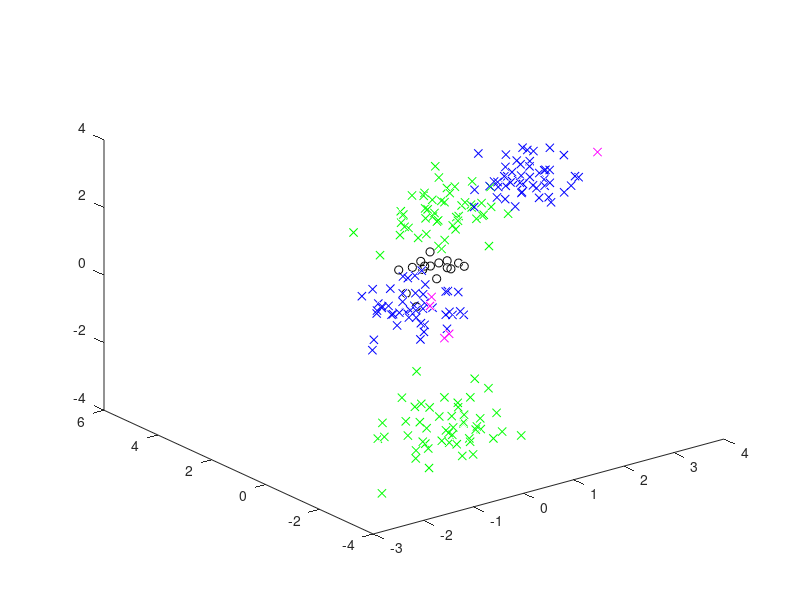

The MATLAB source for this figure:
%load data
load data

%data su v stlpcoch, posledny riadok je kategoria 1 / 0

function ret =  euclidian(u,v)
	s = sum((u - v).^2);
	ret =sqrt(s);
end

function [W] = analytical(X,Y)
  n = size(X,1)
  N = size(X,2)
  if n == N
    Xplus = inv(X);
  elseif n < N
    Xplus = X' * inv(X*X');
  else
    Xplus = inv( transpose(X)*X) * transpose(X); 
  end
  
  W = Y*Xplus;
end

[n_input,n_data] = size(data);

%hidden unit centers
alpha=0.1;
n_hidden = 16;
v = rand(n_input-1,n_hidden);

%linear weights
%...

% Stage 1 - samoorganizacia
%zmente si to na while, resp inak nahodne vyberajte (nechal som to tu, keby
%ste to potrebovali)
%for ep=1:100
%   data = data(:,randperm(n_data));
%   for j=1:n_data
%       x = data(:,j);
%       x = x(1:end-1);

%       distances = zeros(n_hidden,1);
%       for i=1:n_hidden
%       		distances(i) = euclidian(x, v(:,i) );
%       end  
%       [m,mindex] = min(distances);
       
%	   dist = x - v(:,mindex);       
%       v(:,mindex) = v(:,mindex) + alpha*( dist );
%   end 
%end

%transformacia X-iek


sigma=2;
q=1;
w = zeros(n_hidden, n_data);

for j=1:n_data
   x = data(:,j);
   x = x(1:end-1);
   
   xx = zeros(n_hidden,1);
   for i=1:n_hidden
      xx(i) = exp( -(q*euclidian(x, v(:,i))) / (sigma^2) );
   end

   w(:,j) = xx;
end


w = analytical(w, data(end,:) );

% Testovanie
data_t = data;
error = 0;
for j=1:n_data
   

   x = data(:,j);
   x = x(1:end-1);
   

   % sem doplnte prechod sietou
   h = zeros(n_hidden,1);
   for i=1:n_hidden
      h(i) = exp( - ( euclidian(x, v(:,i))^2) / (sigma^2) );
   end
    

    y = w*h; %zmente na vystup
    % pre >0.5 povazuje za kategoriu 1
    
    data_t(4,j) = data(4,j) + (y>0.5) *2;
    if (data_t(4,j) == 1) || (data_t(4,j) == 2)
        error = error + 1;
    end
end
error = error/n_data


%zobrazenie
close all

A = data_t(:,find(data_t(4,:) == 0)); % cat 0 spravne
B = data_t(:,find(data_t(4,:) == 1)); % cat 1 nespravne
C = data_t(:,find(data_t(4,:) == 2)); % cat 0 nespravne
D = data_t(:,find(data_t(4,:) == 3)); % cat 1 spravne
plot3(A(1,:),A(2,:),A(3,:),'gx',B(1,:),B(2,:),B(3,:),'mx',C(1,:),C(2,:),C(3,:),'rx',D(1,:),D(2,:),D(3,:),'bx',v(1,:),v(2,:),v(3,:),'ko');



